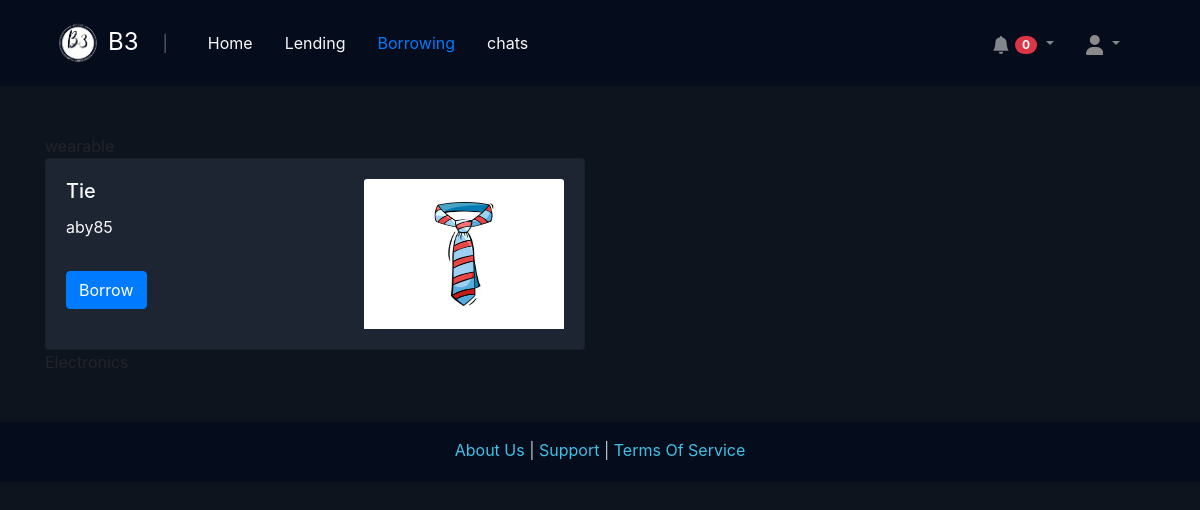
The app's page /community/borrow/ (signed in), older data.
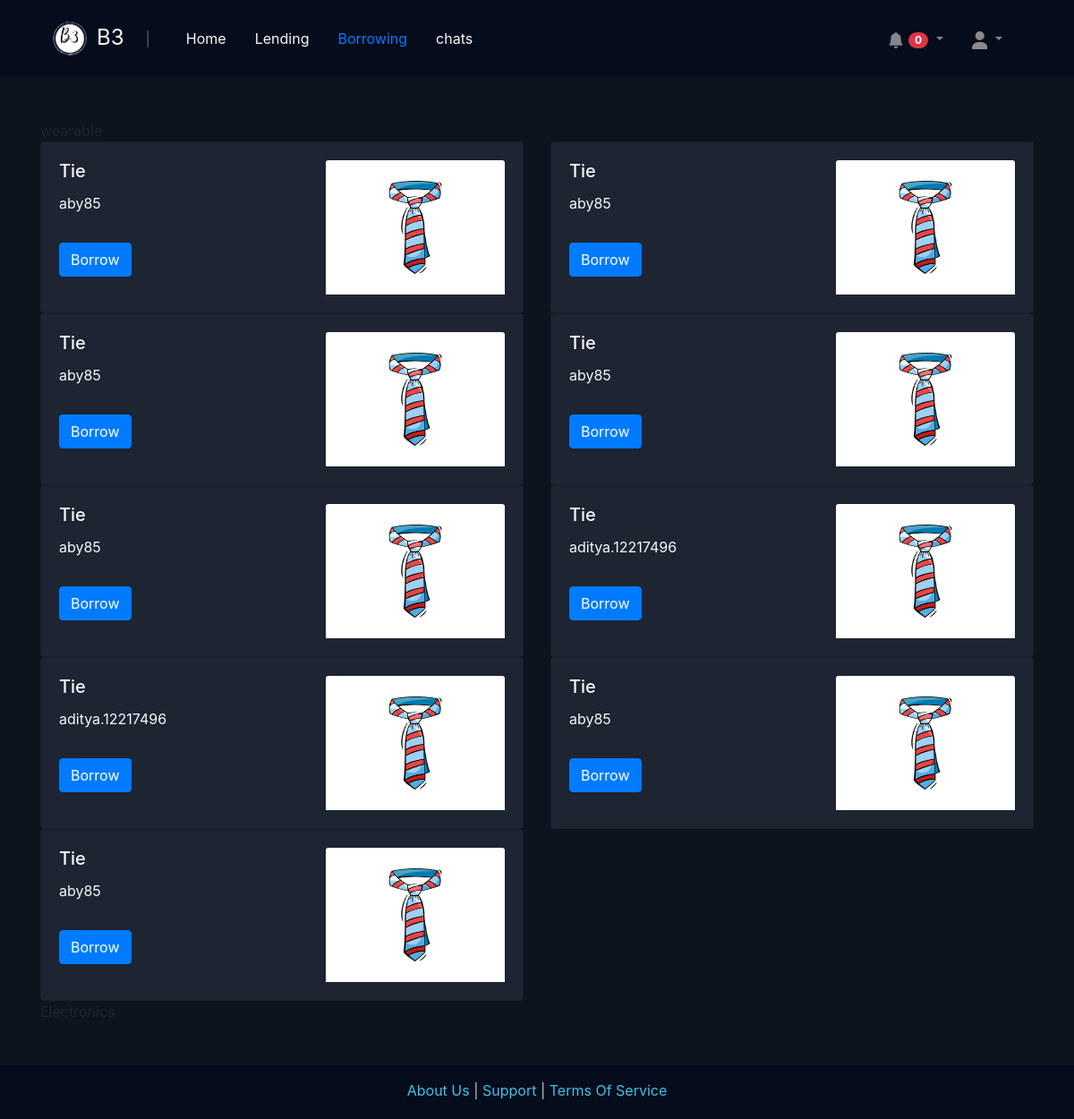
The same page, newer data.
### community/models.py (models this page shows)
class Offering(models.Model):
    lender = models.ForeignKey(User, on_delete=models.CASCADE, null=True)
    name = models.CharField(max_length=300)
    category = models.CharField(max_length=200)
    description = models.TextField(default='')
    price = models.IntegerField(default=0, null=True)
    image = models.ImageField(upload_to='offerings/images', null=True, blank=True)
    available = models.BooleanField(default=True)
    timeStamp = models.DateField(default=now)
    feedback = models.IntegerField(default=0)

### community/views.py (the view)
# urls.py: path('borrow/', views.borrow),
def borrow(request):
    if request.method=='POST':
        offering_form = Offer(data=request.POST, files=request.FILES)
        if offering_form.is_valid():
            offering_form.save()
        return redirect('/community/lend')
    else:
        categories = Offering.objects.values('category').distinct()
        offerings = {}
        for category in categories:
            category_wise_items = Offering.objects.filter(category=category['category']).exclude(lender=request.user.id)
            offerings[category['category']] = category_wise_items
        return render(request, 'community/borrow.html', {"borrow_token": True, "offerings": offerings})

### community/templates/community/borrow.html (shortened to what this page needs)
{% extends "base.html" %}
{% load static %}
{% block body %}
<div class="container mt-5">
  {% if offerings|length  == 0 %}
  <p class="text-light" style="margin: auto; text-align: center;"></p>No items available!
  {% else %}
  {% for category, offerings_list in offerings.items %}
  <div class="row" id="category-{{category}}">
    {% for offering in offerings_list %}
    <div class="col-md-6">
      <div class="card bg-dark text-light">
        <div class="card-body">
          <img class="card-img-top float-right" src='/media/{{offering.image}}' alt="Card image"
            style="max-width: 200px; max-height: 150px;">
          <h5 class="card-title">{{offering.name}}</h5>
          <p class="card-text">{{offering.lender.username}}</p>
          <button type="button" class="btn btn-primary mt-3" data-toggle="modal" data-target="#lendModal" onclick="window.location = '/community/deal/{{offering.id}}by{{request.user.id}}/ongoing'">
            Borrow
          </button>
        </div>
      </div>
    </div>
    {%endfor%}
  </div>
  {% endfor %}
  {% endif %}
</div>
{% endblock body %}

### lendIt/templates/base.html (shortened to what this page needs)
{% load static %}
<!DOCTYPE html>
<html lang="en">
<head>
  <link href="https://stackpath.bootstrapcdn.com/bootstrap/4.5.2/css/bootstrap.min.css" rel="stylesheet">
  <link rel="stylesheet" href="{% static 'css/style.css' %}" />
</head>
<body>
  <nav class="navbar navbar-expand-lg navbar-dark px-5">
    <a class="navbar-brand" href="/" style="font-size: 1.5rem;"><img style="filter: invert(100%);"
        src="{% static 'images/b3-logo (no bg).png' %}" alt="loading..." width="60px" height="60px">B3</a>
    <div class="logo-separater ml-2" style="color: #576871;">|</div>
    <div class="collapse navbar-collapse px-4" id="navbarNav">
      <ul class="navbar-nav">
        <li class="nav-item mx-2">
          <a class="nav-link text-{% if index_token %}primary{% else %}light{% endif %}" href="/">Home</a>
        </li>
        <li class="nav-item mx-2">
          <a class="nav-link text-{% if lend_token %}primary{% else %}light{% endif %}"
            href="/community/lend">Lending</a>
        </li>
        <li class="nav-item mx-2">
          <a class="nav-link text-{% if borrow_token %}primary{% else %}light{% endif %}"
            href="/community">Borrowing</a>
        </li>
        {% if request.user.is_authenticated %}
        <li class="nav-item mx-2">
          <a class="nav-link text-{% if chats_token %}primary{% else %}light{% endif %}"
            href="/community/chats">chats</a>
        </li>
        {% endif %}
      </ul>
      <ul class="navbar-nav ml-auto">
        {% if request.user.is_authenticated %}
        <li class="nav-item dropdown">
          <a class="nav-link dropdown-toggle" href="#" id="navbarDropdown" role="button" data-toggle="dropdown"
            aria-haspopup="true" aria-expanded="false">
            <svg xmlns="http://www.w3.org/2000/svg" width="18" height="18" fill="currentColor" class="bi bi-bell-fill"
              viewBox="0 0 16 16">
              <path
                d="M8 16a2 2 0 0 0 2-2H6a2 2 0 0 0 2 2m.995-14.901a1 1 0 1 0-1.99 0A5 5 0 0 0 3 6c0 1.098-.5 6-2 7h14c-1.5-1-2-5.902-2-7 0-2.42-1.72-4.44-4.005-4.901" />
            </svg>
            <span class="badge badge-pill badge-danger">{{notifications|length}}</span>
          </a>
          {% load humanize %}
        </li>
        <li class="nav-item dropdown ml-3">
          <a class="nav-link dropdown-toggle" href="#" id="navbarDropdown" role="button" data-toggle="dropdown"
            aria-haspopup="true" aria-expanded="false">
            <svg xmlns="http://www.w3.org/2000/svg" height="20" width="17.5" viewBox="0 0 448 512">
              <path fill="#8a8a8a"
                d="M224 256A128 128 0 1 0 224 0a128 128 0 1 0 0 256zm-45.7 48C79.8 304 0 383.8 0 482.3C0 498.7 13.3 512 29.7 512H418.3c16.4 0 29.7-13.3 29.7-29.7C448 383.8 368.2 304 269.7 304H178.3z" />
            </svg>
          </a>
        </li>
        {% endif %}
      </ul>
    </div>
  </nav>
  {% block body %}
  {% endblock body %}
  <footer class="mt-5" style="background: #050c1b; height: 60px; width: 100vw;">
    <p class="py-3" style="margin: auto; text-align: center; display: block;">
      <a href="" style="color: #40c1e8;">About Us</a><span style="color: #b7c9cc;"> | </span>
      <a href="" style="color: #40c1e8;">Support</a><span style="color: #b7c9cc;"> | </span>
      <a href="" style="color: #40c1e8;">Terms Of Service</a>
    </p>
  </footer>
</body>
</html>

### static/css/style.css (style rules this page uses)
body { background: #0e141e !important; height: fit-content; width: 100vw; }
html { scrollbar-width: none; }
.navbar { background-color: #050c1b !important; }
.card { background: #1d2432 !important; }

Row changes from the older to the newer data that the page shows:
added Offering: image (picture), name "Tie", lender.username "aby85"
added Offering: image (picture), name "Tie", lender.username "aby85"
added Offering: image (picture), name "Tie", lender.username "aby85"
added Offering: image (picture), name "Tie", lender.username "aby85"
added Offering: image (picture), name "Tie", lender.username "aditya.12217496"
added Offering: image (picture), name "Tie", lender.username "aditya.12217496"
added Offering: image (picture), name "Tie", lender.username "aby85"
added Offering: image (picture), name "Tie", lender.username "aby85"
